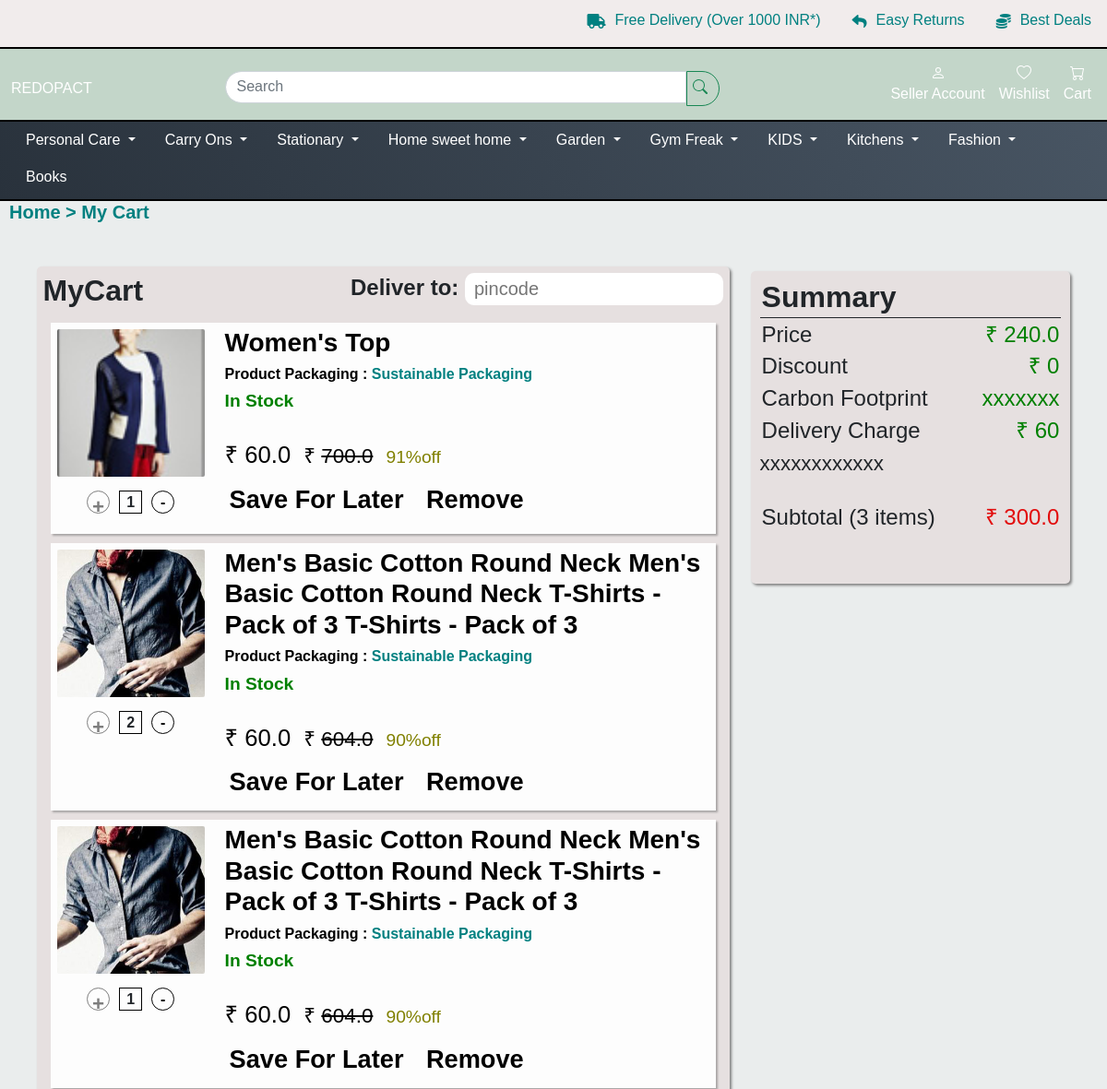
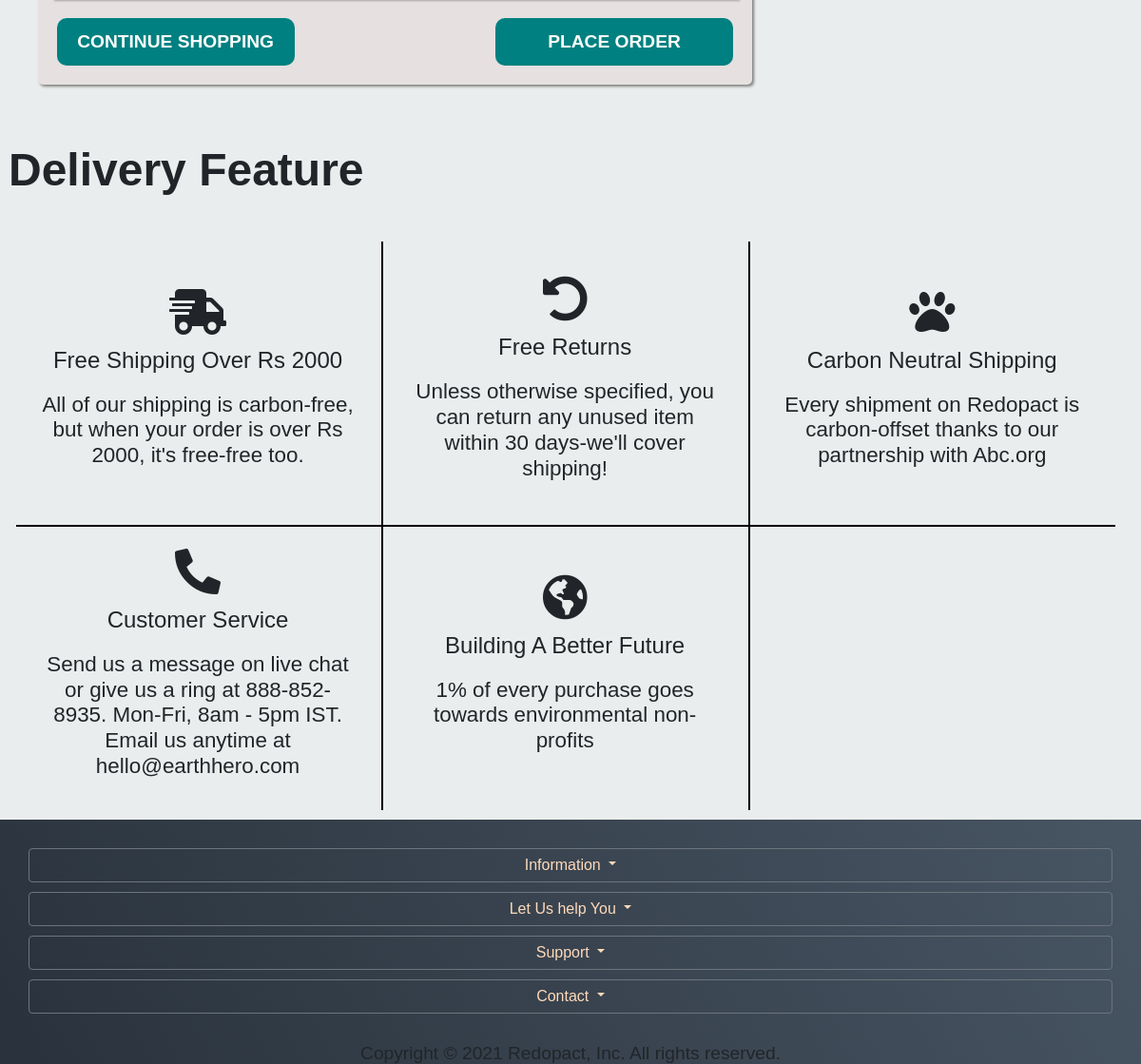
The app's page /cart/ (signed in) with its own data (2 pictures, top to bottom).
### shop/models.py (models this page shows, shortened)
class Product(models.Model):
    vendor = models.ForeignKey(VendorAccount, on_delete=models.CASCADE)
    name = models.CharField(max_length=150)
    category2 = models.ForeignKey(Category, on_delete=models.CASCADE, null=True, blank=True)
    subcategory1 = models.ForeignKey(SubCategory1, on_delete=models.CASCADE, null=True, blank=True)
    subcategory2 = models.ForeignKey(SubCategory2, on_delete=models.CASCADE, null=True, blank=True)
    size = models.CharField(max_length=50, null=True, blank=True)
    product_for = models.CharField(max_length=7, choices=PRODUCTFOR_CHOICES, default='general')
    brand = models.CharField(max_length=50, null=True)
    tags = models.CharField(max_length=500, null=True, blank=True, default="blanktag")
    material = models.CharField(max_length=50, null=True, blank=True, default="")
    slug = models.SlugField(max_length=170, unique=True)
    sku = models.CharField(max_length=50, null=True,blank=True,unique=True)
    in_stock = models.BooleanField(default=False)
    discount = models.IntegerField(null=True, blank=True)
    stock = models.IntegerField(null=True, blank=True)
    mrp = models.FloatField(default=60.00, null=True, blank=True)
    special_price = models.FloatField(null=True,blank=True)
    our_price = models.FloatField(null=True,blank=True)
    description = RichTextField(null=True, blank=True, )
    short_description = RichTextField(null=True, blank=True, )
    weight = models.FloatField(default=0.00, null=True)
    length= models.FloatField(default=0.00, null=True)
    width = models.FloatField(default=0.00, null=True)
    height = models.FloatField(default=0.00, null=True)
    pub_date = models.DateField(null=True, blank=True, )
    is_recycled = models.BooleanField(default=False)
    is_upcycled = models.BooleanField(default=False)
    is_ecofriendly = models.BooleanField(default=False)
    has_variation = models.BooleanField(default=False)
    image = models.ImageField(upload_to=get_uplaod_file_name,  null=True, blank=True,)
    image2 = models.ImageField(upload_to=get_uplaod_file_name, null=True, blank=True, )
    image3 = models.ImageField(upload_to=get_uplaod_file_name, null=True, blank=True, )

### shop/cart.py (the view)
# urls.py: path('cart/', cart.mycart, name='mycart'),
def mycart(request):
    try:
        cart = Cart.objects.get(user=request.user)
        data=cart.cartdata
        counter=0
        total=0
        final_total=0
        for i in data:
            product=Product.objects.get(id=i["product_id"])
            data[counter]["mrp"]=product.mrp
            data[counter]["special_price"] = product.special_price
            data[counter]["our_price"] = product.our_price
            data[counter]["name"] = product.name
            data[counter]["image"] = product.image
            data[counter]["slug"] = product.slug
            data[counter]["discount"] = math.floor(100-(product.special_price/product.mrp)*100)
            if product.our_price:
                total = total + product.our_price*int(data[counter]["qty"])
            elif product.special_price:
                total = total + product.special_price*int(data[counter]["qty"])
            else:
                total = total + product.mrp*int(data[counter]["qty"])
            counter+=1
        final_total=total+60 #60 for delivery
        return render(request, 'shop/mycart.html', {'cart': data,'total':total,'final_total':final_total})
    except:
        return render(request, 'shop/mycart.html')

### shop/templates/shop/mycart.html (shortened to what this page needs)
{% extends 'general/base.html' %}
{%load static%}
{% block head%}
    <link rel="stylesheet" href="{%static 'shop/css/styles_navbar_Responsive.css'%}">
    <link rel="stylesheet" href="https://unpkg.com/flickity@2/dist/flickity.min.css">
    <link rel="stylesheet" href="{%static 'shop/css/mycart.css'%}">
{% endblock %}
{% block body%}
    <div class="contain">
        <h5 style="margin-left:10px; color: teal; font-weight: 700; margin-bottom: 40px; ">Home > My Cart</h5>
        <div class="top">
            <div class="top-left">
                <div class="title">
                    <h2 class="my-cart">MyCart</h2>
                    <h3 class="pincode">Deliver to: <input  placeholder="pincode"></h3>
                </div>
                {%if cart%}
                    {% for i in cart %}
                        <div class="added-products">
                            <div class="product-added">
                                <div class="img-container">
                                    <div class="image">
                                        <a href="../{{i.slug}}!"><img src="../media/{{i.image}}"></a>
                                    </div>
                                    <div class="number-of-items">
                                        <div class="plus">
                                           <a href="../increaseqty?id={{i.product_id}}">+</a>
                                        </div>
                                        <div class="number">
                                            {{i.qty}}
                                        </div>
                                        <div class="minus">
                                            <a href="../decreaseqty?id={{i.product_id}}">-</a>
                                        </div>
                                    </div>
                                </div>
                                <a href="../{{i.slug}}!">
                                <div class="product-description">
                                    <h3 class="product-name">{{i.name}}</h3>
                                    <h5 class="packaging-details">Product Packaging : <span class="packaging-type" style="color:teal">Sustainable
                                            Packaging</span></h5>
                                    <h4 class="stock-availability" style="color: green;">In Stock</h4>
                                    <br>
                                    <h4 class="offered-price"> &#8377 {{i.special_price}} <span class="original-price" style="font-size: 1.4rem;"> &#8377
                                        <strike>{{i.mrp}}</strike></span> <span class="offer" style="color: olive; font-size: 1.2rem; margin: 0px;">{{i.discount}}%off</span>
                                    </h4>
                                    <div class="buttons">
                                        <a href="../"><button class="save-btn" type="button">Save For Later</button></a>
                                        <button class="remove-btn" type="button">Remove</button>
                                    </div>
                                </div>
                                </a>
                            </div>
                        </div>
                    {% endfor %}
                {%else%}
                    Your cart is empty
                {%endif%}
                <div class="top-bottom">
                    <a href="../listing/"><button class="continue-shopping-btn">Continue Shopping</button></a>
                    <a href="../placeorder/"><button class="place-order-btn">Place Order</button></a>
                </div>
            </div>
            <div class="top-right">
                <h3 class="summary">Summary</h3>
                <h3 class="total-price"><span>Price </span><span style="color:green;"> &#8377 {{total}}</span></h3>
                <h3 class="discount"><span>Discount </span><span style="color:green;"> &#8377 0</span></h3>
                <h3 class="carbon-footprint"><span>Carbon Footprint </span><span style="color:green;"> xxxxxxx</span></h3>
                <h3 class="delivery-charge"><span>Delivery Charge </span><span style="color:green;"> &#8377 60</span></h3>
                <span class="x" style="font-size: 1.4rem; margin: 2px 10px;">xxxxxxxxxxxx</span>
                <br>
                <br>
                <h3 class="Subtotal">Subtotal ({{cart|length}} items)<span
                        class="total-amount" style="color:rgb(226, 13, 13);">&#8377 {{final_total}}</span></h3>
                <br>
                <br>
            </div>
        </div>
    <div class="bottom">
        <div class="bottom-title">
            <h1>Delivery Feature</h1>
        </div>
        <div class="delivery-content">
            <div class="delivery-feature-item" id="d-f-i-1" >
                <i class="fas fa-shipping-fast"></i>
                <h3 class="headline">Free Shipping Over Rs 2000</h3>
                <h4 class="decrpton">All of our shipping is carbon-free, but when your order is over Rs 2000, it's
                    free-free too.</h4>
            </div>
            <div class="delivery-feature-item" id="d-f-i-2">
                <i class="fas fa-undo-alt"></i>
                <h3 class="headline">Free Returns</h3>
                <h4 class="decrpton">Unless otherwise specified, you can return any unused item within 30 days-we'll
                    cover shipping!</h4>
            </div>
            <div class="delivery-feature-item"  id="d-f-i-3">
                <i class="fas fa-paw"></i>
                <h3 class="headline">Carbon Neutral Shipping</h3>
                <h4 class="decrpton">Every shipment on Redopact is carbon-offset thanks to our partnership with Abc.org
                </h4>
            </div>
            <div class="delivery-feature-item"  id="d-f-i-4" >
                <i class="fas fa-phone-alt"></i>
                <h3 class="headline">Customer Service</h3>
                <h4 class="decrpton">Send us a message on live chat or give us a ring at 888-852-8935. Mon-Fri, 8am -
                    5pm IST. Email us anytime at hello@earthhero.com </h4>
            </div>
            <div class="delivery-feature-item"  id="d-f-i-5" >
                <i class="fas fa-globe-americas"></i>
                <h3 class="headline">Building A Better Future</h3>
                <h4 class="decrpton">1% of every purchase goes towards environmental non-profits</h4>
            </div>
        </div>
    </div>
</div>
{% endblock %}

### general/static/general/css/style.css (style rules this page uses)
* { padding: 0; margin: 0; box-sizing: border-box; }
body { height: 100vh; font-family:'Franklin Gothic Medium', 'Arial Narrow', Arial, sans-serif; background-color:#eaeded; }
img { height: 100%; width: 100%; object-fit: cover; }
h1 { margin-bottom: 30px; font-weight: 700; font-size:xx-large; }

### general/templates/general/base.html (style rules this page uses)
.plus { color: #fff; opacity: 0.5; font-size: 1.4rem; }

### records on screen
Product: image (picture), name "Women's Top", special_price "60.0", mrp "700.0"
Product: image (picture), name "Men's Basic Cotton Round Neck Men's Basic Cotton Round Neck T-Shirts - Pack of 3 T-Shirts - Pack of 3" "Men's Basic Cotton Round Neck Men's Basic Cotton Round Neck T-Shirts - Pack of 3 T-Shirts - Pack of 3", special_price "60.0" "60.0", mrp "604.0" "604.0"

### other values on screen
{{ i.qty }} "1" "2" "1"
{{ i.discount }} "91" "90" "90"
{{ total }} "240.0"
{{ cart|length }} "3"
{{ final_total }} "300.0"
